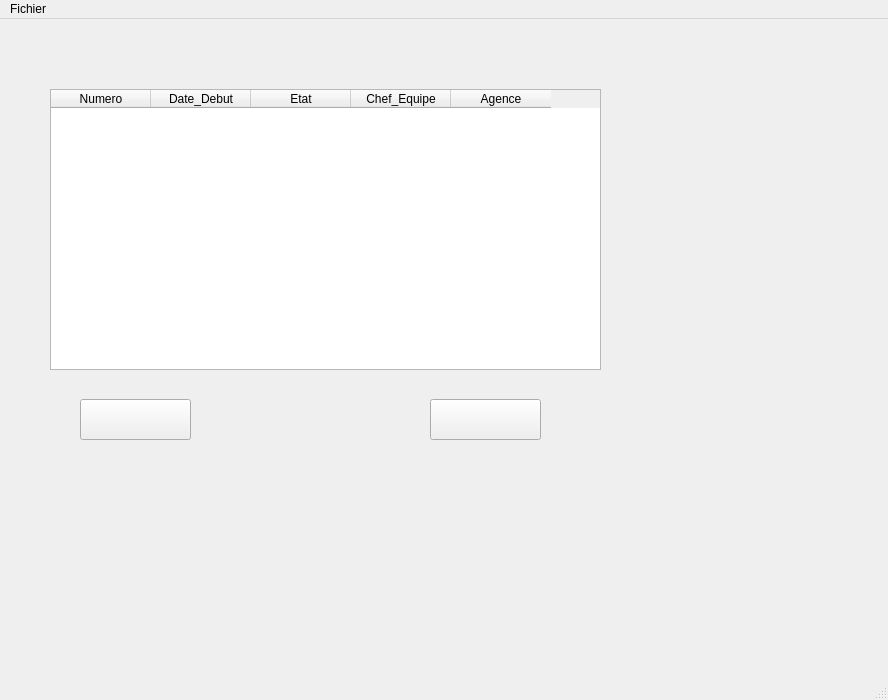
<?xml version="1.0" encoding="UTF-8"?>
<ui version="4.0">
 <class>MainWindowCommercial</class>
 <widget class="QMainWindow" name="MainWindowCommercial">
  <property name="geometry">
   <rect>
    <x>0</x>
    <y>0</y>
    <width>888</width>
    <height>700</height>
   </rect>
  </property>
  <property name="windowTitle">
   <string>MainWindow</string>
  </property>
  <widget class="QWidget" name="centralwidget">
   <widget class="QTableWidget" name="tableWidgetCommercial">
    <property name="geometry">
     <rect>
      <x>50</x>
      <y>70</y>
      <width>551</width>
      <height>281</height>
     </rect>
    </property>
    <column>
     <property name="text">
      <string>Numero</string>
     </property>
    </column>
    <column>
     <property name="text">
      <string>Date_Debut</string>
     </property>
    </column>
    <column>
     <property name="text">
      <string>Etat</string>
     </property>
    </column>
    <column>
     <property name="text">
      <string>Chef_Equipe</string>
     </property>
    </column>
    <column>
     <property name="text">
      <string>Agence</string>
     </property>
    </column>
   </widget>
   <widget class="QPushButton" name="pushButtonAjouterDossier">
    <property name="geometry">
     <rect>
      <x>80</x>
      <y>380</y>
      <width>111</width>
      <height>41</height>
     </rect>
    </property>
    <property name="text">
     <string/>
    </property>
    <property name="icon">
     <iconset resource="ma_ressource.qrc">
      <normaloff>:/new/images/images/list-add.png</normaloff>:/new/images/images/list-add.png</iconset>
    </property>
   </widget>
   <widget class="QPushButton" name="pushButtonSupprimerDossier">
    <property name="geometry">
     <rect>
      <x>430</x>
      <y>380</y>
      <width>111</width>
      <height>41</height>
     </rect>
    </property>
    <property name="text">
     <string/>
    </property>
    <property name="icon">
     <iconset resource="ma_ressource.qrc">
      <normaloff>:/new/images/images/list-remove.png</normaloff>:/new/images/images/list-remove.png</iconset>
    </property>
   </widget>
  </widget>
  <widget class="QMenuBar" name="menubar">
   <property name="geometry">
    <rect>
     <x>0</x>
     <y>0</y>
     <width>888</width>
     <height>27</height>
    </rect>
   </property>
   <widget class="QMenu" name="menuFichier">
    <property name="title">
     <string>Fichier</string>
    </property>
    <addaction name="actionQuitter"/>
   </widget>
   <addaction name="menuFichier"/>
  </widget>
  <widget class="QStatusBar" name="statusbar"/>
  <action name="actionQuitter">
   <property name="text">
    <string>Quitter</string>
   </property>
  </action>
 </widget>
 <resources>
  <include location="ma_ressource.qrc"/>
 </resources>
 <connections/>
</ui>
